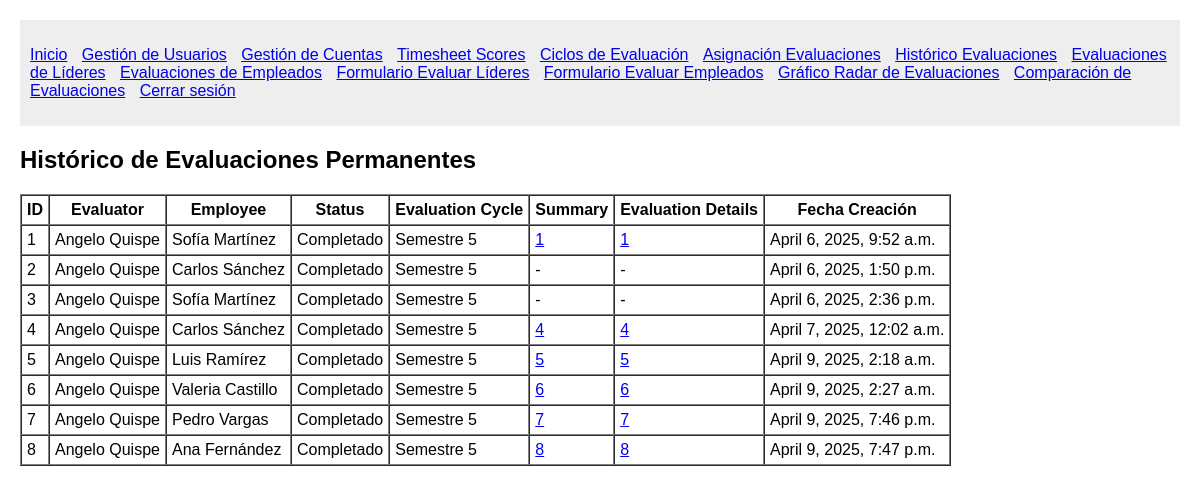
Before: /permanent_assignments/ (signed in) with the older database file.
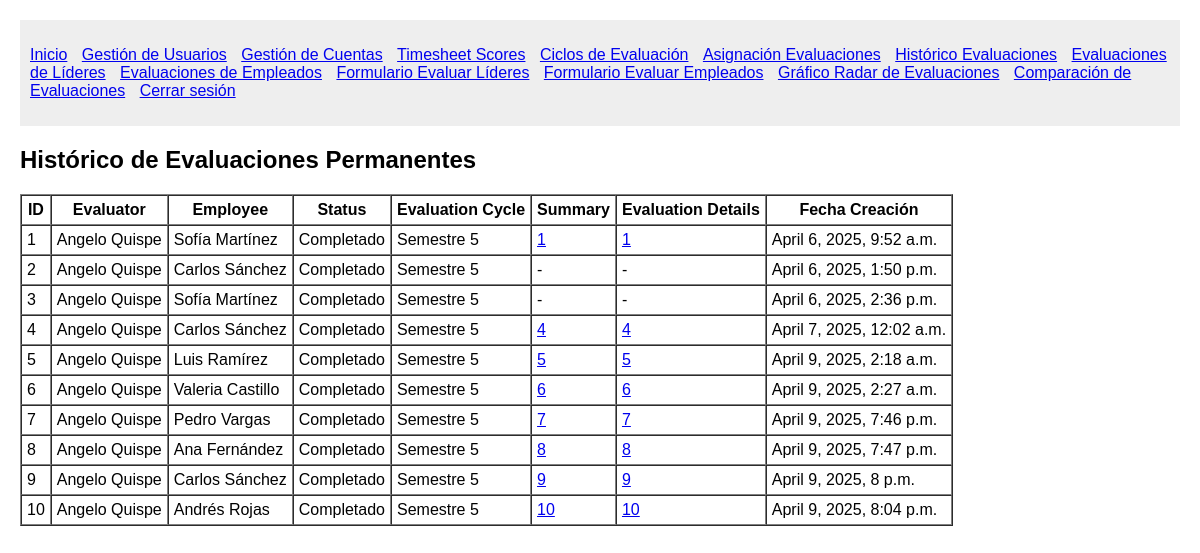
After: the same page with the newer database file.
### System/models.py (models this page shows)
class Permanent_EvaluationAssignment(models.Model):
    evaluator = models.ForeignKey(Usuario, on_delete=models.CASCADE, related_name='permanent_evaluator_assignments')
    employee = models.ForeignKey(Usuario, on_delete=models.CASCADE, related_name='permanent_employee_assignments')
    status = models.CharField(max_length=50)
    created_at = models.DateTimeField(auto_now_add=True)
    summary = models.ForeignKey(Summary, on_delete=models.CASCADE, null=True, blank=True)
    evaluation_details = models.ForeignKey(EvaluationDetails, on_delete=models.CASCADE, null=True, blank=True)
    evaluation_cycle = models.CharField(max_length=50)

class Usuario(models.Model):
    first_name = models.CharField(max_length=50)
    middle_name = models.CharField(max_length=50, blank=True, null=True)
    last_name = models.CharField(max_length=50)
    second_last_name = models.CharField(max_length=50, blank=True, null=True)
    user_type = models.CharField(max_length=50)
    position = models.ForeignKey(Position, on_delete=models.PROTECT)

class Summary(models.Model):
    employee = models.ForeignKey(Usuario, on_delete=models.CASCADE, related_name='employee_summaries')
    evaluator = models.ForeignKey(Usuario, on_delete=models.CASCADE, related_name='evaluator_summaries')
    R = models.FloatField() # Ponderado Responsabilidades de la posición
    L = models.FloatField(blank=True, null=True) # Ponderado Responsabilidades por liderazgo
    H = models.FloatField() # Ponderado Habilidades
    E = models.FloatField() # Ponderado Enfoque
    C = models.FloatField() # Ponderado Competencia Técnica
    M = models.FloatField() # Ponderado Metas y Resultados
    V = models.FloatField() # Ponderado Valores Corporativos
    final_score = models.FloatField() # Suma de ponderados
    performance_level = models.CharField(max_length=50)
    evaluation_type = models.CharField(max_length=50)
    created_at = models.DateTimeField(auto_now_add=True)
    position = models.ForeignKey(Position, on_delete=models.PROTECT)

class EvaluationDetails(models.Model):
    R1 = models.IntegerField()
    R2 = models.IntegerField()
    R3 = models.IntegerField()
    R4 = models.IntegerField()
    R5 = models.IntegerField()
    R_comments = models.TextField(blank=True, null=True)
    L1 = models.IntegerField(blank=True, null=True)
    L2 = models.IntegerField(blank=True, null=True)
    L3 = models.IntegerField(blank=True, null=True)
    L4 = models.IntegerField(blank=True, null=True)
    L5 = models.IntegerField(blank=True, null=True)
    L_comments = models.TextField(blank=True, null=True)
    H1 = models.IntegerField()
    H2 = models.IntegerField()
    H3 = models.IntegerField()
    H4 = models.IntegerField()
    H5 = models.IntegerField()
    H_comments = models.TextField(blank=True, null=True)
    E1 = models.IntegerField()
    E2 = models.IntegerField()
    E3 = models.IntegerField()
    E4 = models.IntegerField()
    E_comments = models.TextField(blank=True, null=True)
    C1 = models.IntegerField()
    C2 = models.IntegerField()
    C3 = models.IntegerField()
    C4 = models.IntegerField()
    C5 = models.IntegerField()
    C6 = models.IntegerField()
    C_comments = models.TextField(blank=True, null=True)
    M1 = models.IntegerField()
    M2 = models.IntegerField()
    M_comments = models.TextField(blank=True, null=True)
    V1 = models.IntegerField()
    V2 = models.IntegerField()
    V3 = models.IntegerField()
    V4 = models.IntegerField()
    V5 = models.IntegerField()
    V_comments = models.TextField(blank=True, null=True)
    final_comments = models.TextField(blank=True, null=True)

### System/views.py (the view)
# urls.py: path('permanent_assignments/', views.list_permanent_assignments, name='list_permanent_assignments'),
@login_required
def list_permanent_assignments(request):
    assignments = Permanent_EvaluationAssignment.objects.all()
    return render(request, 'System/manage_permanent_assignments.html', {'assignments': assignments})

### System/views.py (called while the page is built)
def login_required(view_func):
    @wraps(view_func)
    def wrapped_view(request, *args, **kwargs):
        if not request.session.get('user_id'):
            return redirect('login')
        return view_func(request, *args, **kwargs)
    return wrapped_view

### System/templates/System/manage_permanent_assignments.html (shortened to what this page needs)
{% extends 'System/base.html' %}
{% load static %}
{% block content %}
    <h2>Histórico de Evaluaciones Permanentes</h2>
    <table border="1" cellspacing="0" cellpadding="5">
        <thead>
            <tr>
                <th>ID</th>
                <th>Evaluator</th>
                <th>Employee</th>
                <th>Status</th>
                <th>Evaluation Cycle</th>
                <th>Summary</th>
                <th>Evaluation Details</th>
                <th>Fecha Creación</th>
            </tr>
        </thead>
        <tbody>
            {% for assign in assignments %}
                <tr>
                    <td>{{ assign.id }}</td>
                    <td>{{ assign.evaluator.first_name }} {{ assign.evaluator.last_name }}</td>
                    <td>{{ assign.employee.first_name }} {{ assign.employee.last_name }}</td>
                    <td>{{ assign.status }}</td>
                    <td>{{ assign.evaluation_cycle }}</td>
                    <td>
                        {% if assign.summary %}
                            <a href="{% url 'detail_summary' assign.summary.id %}">{{ assign.summary.id }}</a>
                        {% else %}
                            -
                        {% endif %}
                    </td>
                    <td>
                        {% if assign.evaluation_details %}
                            <a href="{% url 'detail_evaluation_details' assign.evaluation_details.id %}">{{ assign.evaluation_details.id }}</a>
                        {% else %}
                            -
                        {% endif %}
                    </td>
                    <td>{{ assign.created_at }}</td>
                </tr>
            {% empty %}
                <tr>
                    <td colspan="8">No hay registros históricos.</td>
                </tr>
            {% endfor %}
        </tbody>
    </table>
{% endblock %}

Changed rows visible on the page:
added Permanent_EvaluationAssignment: id "9", evaluator.first_name "Angelo", evaluator.last_name "Quispe", employee.first_name "Carlos", employee.last_name "Sánchez", status "Completado", evaluation_cycle "Semestre 5", summary.id "9", evaluation_details.id "9", created_at "April 9, 2025, 8 p.m."
added Permanent_EvaluationAssignment: id "10", evaluator.first_name "Angelo", evaluator.last_name "Quispe", employee.first_name "Andrés", employee.last_name "Rojas", status "Completado", evaluation_cycle "Semestre 5", summary.id "10", evaluation_details.id "10", created_at "April 9, 2025, 8:04 p.m."
